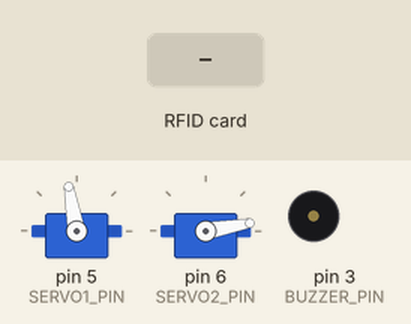
Simulated run of this sketch. Board: Arduino Uno, built with avr-gcc and run on an emulated ATmega328P. Shown: 2 × servo, buzzer (waves = sounding, pin HIGH). The inputs (shaded band) are chosen by the test bench. Pins used as bus, display or sensor lines are not drawn; what the sketch prints to the serial monitor is not drawn.

Above: at 1.2 s.
1.3 s: RFID card 5E 7A 19 C4 held to the reader
At 1.46 s:
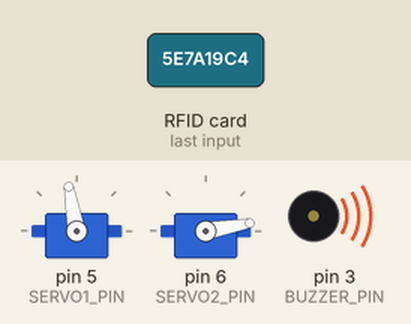
3.0 s: RFID card F2 32 86 04 held to the reader
At 4.5 s:
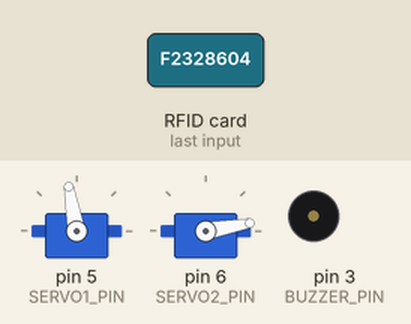
Timing chart, 0 to 6.0 s (numbered marks = the images above; inputs shaded):
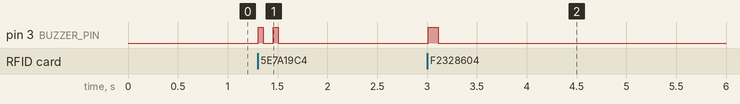

The sketch:

SmartSwitch.ino
```cpp
#include <IRremote.hpp>
#include <Servo.h>
#include <SPI.h>
#include <MFRC522.h>

// ------------------- Pins -------------------
#define IR_RECEIVE_PIN 2
#define SERVO1_PIN 5
#define SERVO2_PIN 6
#define RST_PIN 9
#define SS_PIN 10
#define BUZZER_PIN 3

// ------------------- Servo Angles -------------------
#define SERVO1_ON 10
#define SERVO1_OFF 100
#define SERVO2_ON 100
#define SERVO2_OFF 10

// ------------------- Objects -------------------
Servo servo1;
Servo servo2;
MFRC522 mfrc522(SS_PIN, RST_PIN);

// ------------------- Variables -------------------
bool servo1AtStart = true;
bool servo2AtStart = true;
bool remoteEnabled = false;

// Correct card UID (change this to your card UID)
byte correctUID[4] = {0xF2, 0x32, 0x86, 0x04};

void setup() {
  Serial.begin(9600);

  // IR Receiver
  IrReceiver.begin(IR_RECEIVE_PIN, ENABLE_LED_FEEDBACK);

  // Servos
  servo1.attach(SERVO1_PIN);
  servo2.attach(SERVO2_PIN);
  servo1.write(SERVO1_OFF);
  servo2.write(SERVO2_OFF);

  // RFID
  SPI.begin();
  mfrc522.PCD_Init();

  // Buzzer
  pinMode(BUZZER_PIN, OUTPUT);
  digitalWrite(BUZZER_PIN, LOW);

  Serial.println("Scan your RFID card to enable remote control...");
}

void loop() {
  // -------- RFID Authentication --------
  if (mfrc522.PICC_IsNewCardPresent() && mfrc522.PICC_ReadCardSerial()) {
    if (checkUID()) {
      Serial.println("✅ Correct card scanned! Remote enabled.");
      remoteEnabled = true;
      buzzSuccess();
      resetServos();
    } else {
      Serial.println("❌ Wrong card. Remote locked.");
      remoteEnabled = false;
      buzzFail();
    }
    mfrc522.PICC_HaltA();
  }

  // -------- IR Remote Handling --------
  if (remoteEnabled && IrReceiver.decode()) {
    uint8_t command = IrReceiver.decodedIRData.command;
    String protocol = IrReceiver.getProtocolString();

    Serial.print("Received code: 0x");
    Serial.println(command, HEX);

    if (protocol == "NEC") {
      // Servo 1
      if (command == 0xC) {
        toggleServo1();
      }
      // Servo 2
      else if (command == 0x18) {
        toggleServo2();
      }
    }
    IrReceiver.resume();
  }
}

// ------------------- Helper Functions -------------------
bool checkUID() {
  for (byte i = 0; i < 4; i++) {
    if (mfrc522.uid.uidByte[i] != correctUID[i]) {
      return false;
    }
  }
  return true;
}

void buzzSuccess() {
  digitalWrite(BUZZER_PIN, HIGH);
  delay(100);
  digitalWrite(BUZZER_PIN, LOW);
}

void buzzFail() {
  for (int i = 0; i < 2; i++) {
    digitalWrite(BUZZER_PIN, HIGH);
    delay(50);
    digitalWrite(BUZZER_PIN, LOW);
    delay(100);
  }
}

void resetServos() {
  servo1.write(SERVO1_OFF);
  servo2.write(SERVO2_OFF);
  servo1AtStart = true;
  servo2AtStart = true;
}

void toggleServo1() {
  if (servo1AtStart) {
    servo1.write(SERVO1_ON);
  } else {
    servo1.write(SERVO1_OFF);
  }
  servo1AtStart = !servo1AtStart;
  delay(300);
}

void toggleServo2() {
  if (servo2AtStart) {
    servo2.write(SERVO2_ON);
  } else {
    servo2.write(SERVO2_OFF);
  }
  servo2AtStart = !servo2AtStart;
  delay(300);
}
```

Measured:
- after the input at 1.3 s, pin 3 (BUZZER_PIN): alternates HIGH for 0.05 s and LOW for 0.10 s, 4 changes in all, then stays LOW, starting at once
- after the input at 3.0 s, pin 3 (BUZZER_PIN): LOW → HIGH at once, → LOW 0.10 s later
